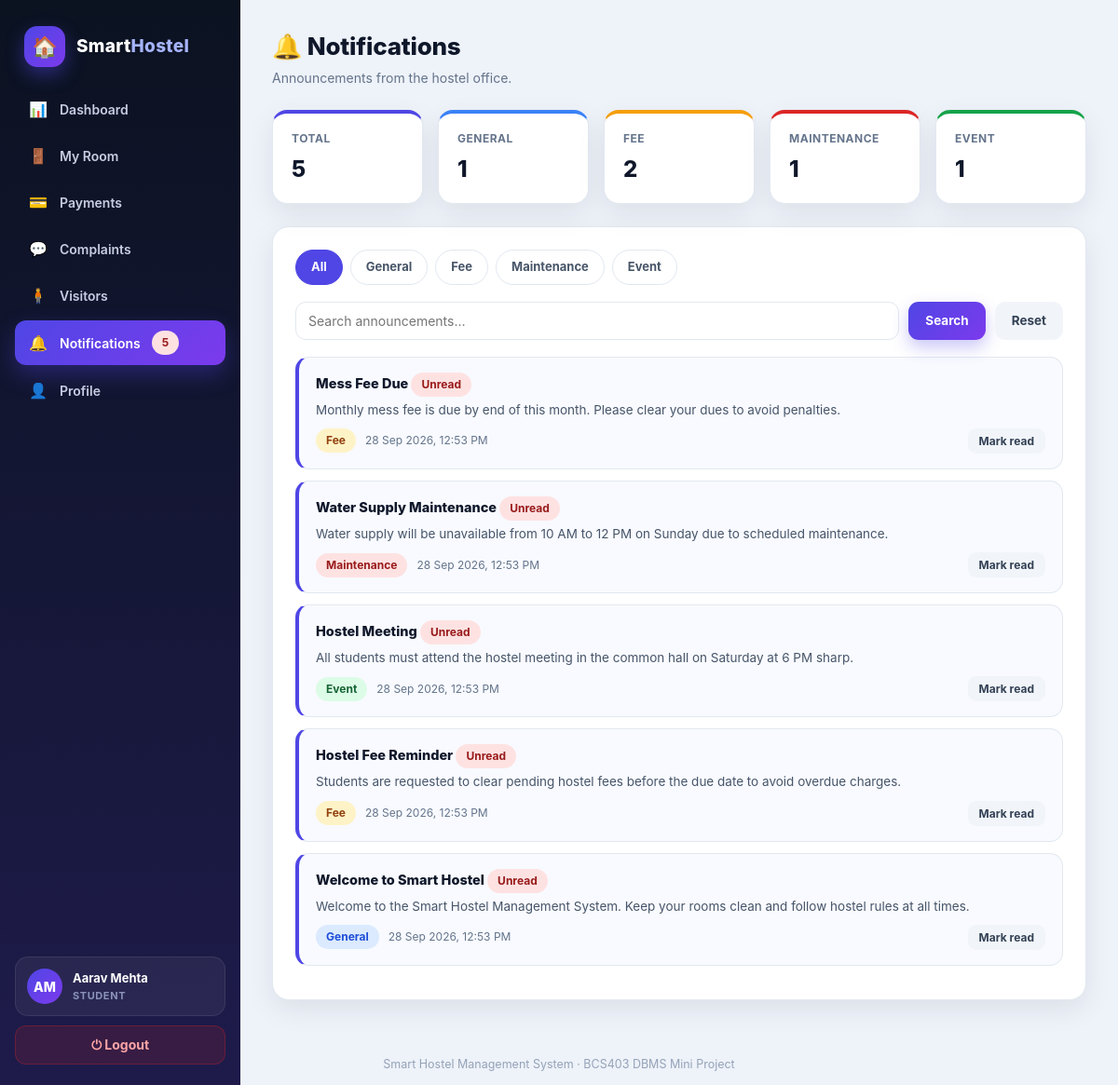
Page /student/notifications.php (signed in) on the committed database.
### tables this page shows
CREATE TABLE IF NOT EXISTS notifications (
    id          INT AUTO_INCREMENT PRIMARY KEY,
    title       VARCHAR(150) NOT NULL,
    message     TEXT         NOT NULL,
    category    VARCHAR(80)  NOT NULL DEFAULT 'General',
    target_user_id INT DEFAULT NULL,
    created_at  TIMESTAMP DEFAULT CURRENT_TIMESTAMP,
    INDEX idx_notification_target (target_user_id),
    FOREIGN KEY (target_user_id) REFERENCES users(id) ON DELETE CASCADE
);

### includes/config.php (called while the page is built, shortened)
<?php
function safe($val) {
    return htmlspecialchars((string)$val, ENT_QUOTES, 'UTF-8');
}
function formatDateTime($date, $fallback = '-') {
    $t = strtotime($date);
    return $t ? date('d M Y, h:i A', $t) : $fallback;
}

### includes/pagination.php (called while the page is built, shortened)
<?php
function page_window($conn, $countSql, $types, $params) {
    $stmt = $conn->prepare($countSql);
    if ($params) $stmt->bind_param($types, ...$params);
    $stmt->execute(); $total = (int)$stmt->get_result()->fetch_row()[0]; $stmt->close();
    $pages = max(1, (int)ceil($total / 20));
    $requested = filter_var($_GET['page'] ?? null, FILTER_VALIDATE_INT);
    $page = min(max(1, $requested ?: 1), $pages);
    return [$total, $pages, $page, ($page - 1) * 20];
}

### student/notifications.php (the view, shortened to what this page needs)
<?php
require_once __DIR__ . '/../includes/config.php';
$studentId=(int)$_SESSION['user_id'];
require_once __DIR__ . '/../includes/pagination.php';
$filter=trim($_GET['filter']??'all');$search=trim($_GET['search']??'');
$where='WHERE (n.target_user_id IS NULL OR n.target_user_id=?)';
$params=[$studentId];$types='i';
[$totalRows,$totalPages,$page,$offset]=page_window($conn,"SELECT COUNT(*) FROM notifications n $where",$types,$params);
$stmt=$conn->prepare("SELECT n.*,nr.read_at FROM notifications n LEFT JOIN notification_reads nr ON nr.notification_id=n.id AND nr.user_id=? $where ORDER BY n.id DESC LIMIT ? OFFSET ?");
$args=array_merge([$studentId],$params,[20,$offset]);$stmt->bind_param('i'.$types.'ii',...$args);$stmt->execute();$notifications=$stmt->get_result();$stmt->close();
$counts=['total'=>0,'General'=>0,'Fee'=>0,'Maintenance'=>0,'Event'=>0];
$counter=$conn->prepare('SELECT category,COUNT(*) c FROM notifications WHERE target_user_id IS NULL OR target_user_id=? GROUP BY category');
$counter->bind_param('i',$studentId);$counter->execute();
foreach ($counter->get_result()->fetch_all(MYSQLI_ASSOC) as $row) {
    $c=ucfirst(strtolower($row['category']));if(isset($counts[$c]))$counts[$c]=(int)$row['c'];$counts['total']+=(int)$row['c'];
}
$badgeMap = ['general' => 'badge-blue', 'fee' => 'badge-yellow', 'maintenance' => 'badge-red', 'event' => 'badge-green'];
require_once __DIR__ . '/../includes/header.php';
?>
<div class="layout">
<?php require_once __DIR__ . '/../includes/sidebar.php'; ?>
<main class="main">
    <div class="page-head">
        <h1>🔔 Notifications</h1>
        <p>Announcements from the hostel office.</p>
    </div>
    <div class="stat-grid" style="grid-template-columns:repeat(auto-fit,minmax(130px,1fr))">
        <div class="stat"><div class="stat-label">Total</div><div class="stat-value"><?php echo $counts['total']; ?></div></div>
        <div class="stat blue"><div class="stat-label">General</div><div class="stat-value"><?php echo $counts['General']; ?></div></div>
        <div class="stat amber"><div class="stat-label">Fee</div><div class="stat-value"><?php echo $counts['Fee']; ?></div></div>
        <div class="stat red"><div class="stat-label">Maintenance</div><div class="stat-value"><?php echo $counts['Maintenance']; ?></div></div>
        <div class="stat green"><div class="stat-label">Event</div><div class="stat-value"><?php echo $counts['Event']; ?></div></div>
    </div>
    <div class="card">
        <div class="tabs">
            <?php foreach (['all' => 'All', 'general' => 'General', 'fee' => 'Fee', 'maintenance' => 'Maintenance', 'event' => 'Event'] as $k => $l): ?>
            <a class="tab <?php echo $filter === $k ? 'active' : ''; ?>" href="notifications.php?filter=<?php echo $k; ?>"><?php echo $l; ?></a>
            <?php endforeach; ?>
        </div>
        <form method="GET" class="search-bar">
            <input class="input" type="text" name="search" placeholder="Search announcements…" value="<?php echo safe($search); ?>">
            <button class="btn btn-primary" type="submit">Search</button>
            <a class="btn btn-ghost" href="notifications.php">Reset</a>
        </form>
        <?php if ($notifications->num_rows): while ($n = $notifications->fetch_assoc()):
            $cat = strtolower($n['category'] ?? 'general');
        ?>
        <div class="notif">
            <div class="notif-title"><?php echo safe($n['title']); ?> <?php if (!$n['read_at']): ?><span class="badge badge-red">Unread</span><?php endif; ?></div>
            <div class="notif-body"><?php echo nl2br(safe($n['message'])); ?></div>
            <div class="notif-meta">
                <span class="badge <?php echo $badgeMap[$cat] ?? 'badge-gray'; ?>"><?php echo safe(ucfirst($cat)); ?></span>
                <span><?php echo formatDateTime($n['created_at']); ?></span>
                <form method="POST" style="margin:0 0 0 auto"><button class="btn btn-ghost btn-sm" type="submit"><?php echo $n['read_at']?'Mark unread':'Mark read'; ?></button></form>
            </div>
        </div>
        <?php endwhile; else: ?>
        <div class="empty"><span class="empty-ico">🔕</span><p>No announcements found.</p></div>
        <?php endif; ?>
    </div>
</main>
</div>
<?php require_once __DIR__ . '/../includes/footer.php'; ?>

### assets/css/style.css (style rules this page uses)
:root { --bg: #eef2f9; --surface: #ffffff; --ink: #0f172a; --muted: #64748b; --line: #e2e8f0; --accent: #4f46e5; --accent-2: #7c3aed; --accent-soft: #eef0ff; --success: #16a34a; --success-soft: #dcfce7; --danger: #dc2626; --danger-soft: #fee2e2; --warning: #b45309; --warning-soft: #fef3c7; --info: #1d4ed8; --info-soft: #dbeafe; --sidebar-1: #0b1220; --sidebar-2: #1e1b4b; --radius: 18px; --shadow: 0 10px 30px rgba(15, 23, 42, .08); --shadow-lg: 0 24px 60px rgba(15, 23, 42, .14); }
* { margin: 0; padding: 0; box-sizing: border-box; }
body { font-family: "Inter", "Segoe UI", system-ui, -apple-system, Arial, sans-serif; background: var(--bg); color: var(--ink); line-height: 1.5; }
a { color: var(--accent); }
.layout { display: flex; min-height: 100vh; }
.main { margin-left: 258px; flex: 1; padding: 30px 34px 10px; min-width: 0; }
.page-head { margin-bottom: 24px; }
.page-head h1 { font-size: 26px; font-weight: 800; letter-spacing: -.2px; }
.page-head p { color: var(--muted); margin-top: 4px; font-size: 14px; }
.card { background: var(--surface); border-radius: var(--radius); box-shadow: var(--shadow); border: 1px solid var(--line); padding: 24px; margin-bottom: 24px; }
.stat-grid { display: grid; grid-template-columns: repeat(auto-fit, minmax(170px, 1fr)); gap: 16px; margin-bottom: 24px; }
.stat { background: var(--surface); border-radius: 16px; padding: 18px 20px; border: 1px solid var(--line); border-top: 4px solid var(--accent); box-shadow: var(--shadow); }
.stat.green { border-top-color: var(--success); }
.stat.red { border-top-color: var(--danger); }
.stat.amber { border-top-color: #f59e0b; }
.stat.blue { border-top-color: #3b82f6; }
.stat .stat-label { font-size: 12px; font-weight: 700; color: var(--muted); text-transform: uppercase; letter-spacing: .5px; }
.stat .stat-value { font-size: 24px; font-weight: 800; margin-top: 6px; }
.badge { display: inline-flex; align-items: center; gap: 5px; padding: 4px 11px; border-radius: 999px; font-size: 12px; font-weight: 700; white-space: nowrap; }
.badge-green { background: var(--success-soft); color: #166534; }
.badge-yellow { background: var(--warning-soft); color: #92400e; }
.badge-red { background: var(--danger-soft); color: #991b1b; }
.badge-blue { background: var(--info-soft); color: #1d4ed8; }
.btn { display: inline-flex; align-items: center; justify-content: center; gap: 7px; border: none; cursor: pointer; text-decoration: none; padding: 10px 18px; border-radius: 11px; font-weight: 700; font-size: 13.5px; font-family: inherit; transition: transform .15s, box-shadow .15s, background .15s; }
.btn-primary { background: linear-gradient(135deg, var(--accent), var(--accent-2)); color: #fff; box-shadow: 0 8px 18px rgba(79, 70, 229, .30); }
.btn-ghost { background: #f1f5f9; color: #334155; }
.btn-sm { padding: 6px 12px; font-size: 12px; border-radius: 9px; }
.input, select.input, textarea.input { border: 1.5px solid var(--line); border-radius: 11px; padding: 11px 13px; font-size: 14px; font-family: inherit; background: #fff; color: var(--ink); width: 100%; outline: none; transition: border-color .15s, box-shadow .15s; }
.tabs { display: flex; gap: 8px; flex-wrap: wrap; margin-bottom: 18px; }
.tab { padding: 8px 16px; border-radius: 999px; font-size: 13px; font-weight: 700; text-decoration: none; color: #475569; background: #fff; border: 1.5px solid var(--line); }
.tab.active { background: var(--accent); border-color: var(--accent); color: #fff; }
.search-bar { display: flex; gap: 10px; margin-bottom: 18px; flex-wrap: wrap; }
.search-bar .input { flex: 1; min-width: 200px; }
.notif { background: #f8faff; border: 1px solid var(--line); border-left: 4px solid var(--accent); border-radius: 14px; padding: 16px 18px; margin-bottom: 12px; }
.notif-title { font-weight: 800; font-size: 14.5px; margin-bottom: 4px; }
.notif-body { color: #475569; font-size: 13.5px; margin-bottom: 10px; white-space: pre-line; }
.notif-meta { display: flex; align-items: center; gap: 10px; font-size: 12px; color: var(--muted); flex-wrap: wrap; }

### rows in the picture
notifications: title "Mess Fee Due", message "Monthly mess fee is due by end of this month. Please clear your dues to avoid penalties.", category "Fee", created_at "28 Sep 2026, 12:53 PM"
notifications: title "Water Supply Maintenance", message "Water supply will be unavailable from 10 AM to 12 PM on Sunday due to scheduled maintenance.", category "Maintenance", created_at "28 Sep 2026, 12:53 PM"
notifications: title "Hostel Meeting", message "All students must attend the hostel meeting in the common hall on Saturday at 6 PM sharp.", category "Event", created_at "28 Sep 2026, 12:53 PM"
notifications: title "Hostel Fee Reminder", message "Students are requested to clear pending hostel fees before the due date to avoid overdue charges.", category "Fee", created_at "28 Sep 2026, 12:53 PM"
notifications: title "Welcome to Smart Hostel", message "Welcome to the Smart Hostel Management System. Keep your rooms clean and follow hostel rules at all times.", category "General", created_at "28 Sep 2026, 12:53 PM"

### other values in the picture
$unreadCount "5"
safe($navInitials) "AM"
safe($navName) "Aarav Mehta"
safe(ucfirst($navRole)) "STUDENT"
$counts['total'] "5"
$counts['General'] "1"
$counts['Fee'] "2"
$counts['Maintenance'] "1"
$counts['Event'] "1"
$l "All"
$l "General"
$l "Fee"
$l "Maintenance"
$l "Event"
